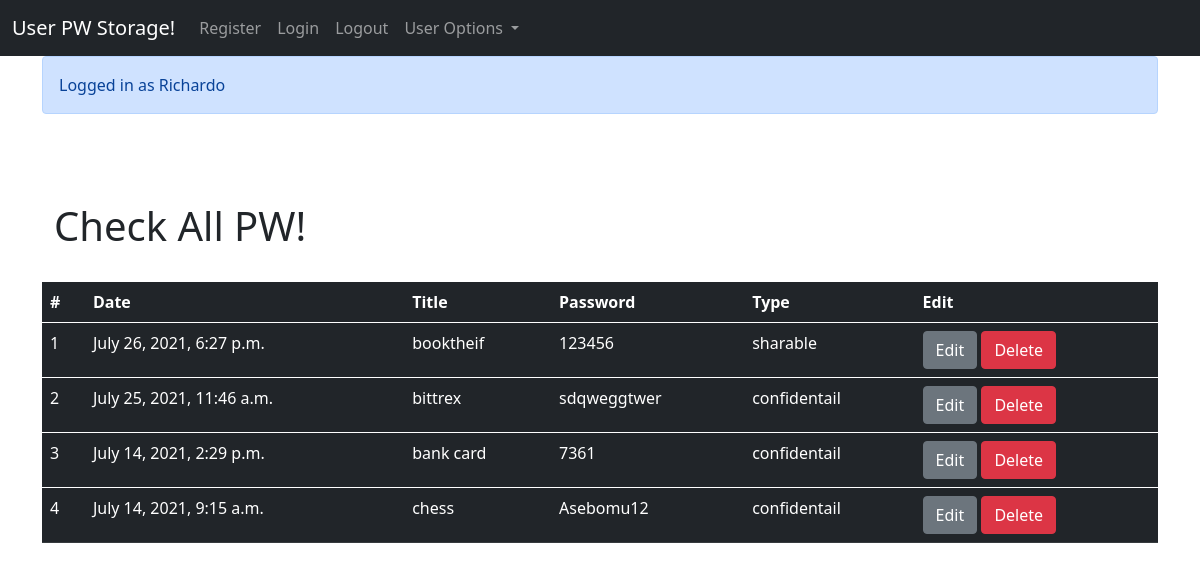
Page /all_pws/ (signed in) on the earlier database version.
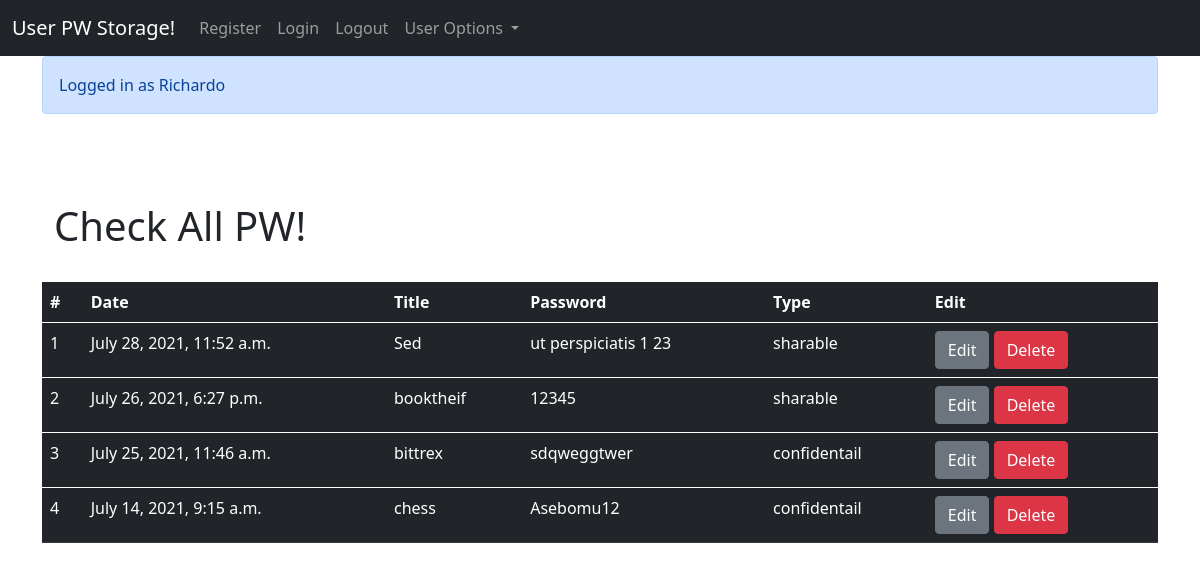
Same page on the later database version.
### pw_storage/models.py (models this page shows, shortened)
class User_pw(models.Model):
    PW_TYPES = [('confidentail', 'confidentail'),('sharable', 'sharable')]
    title = models.CharField(max_length=100)
    password = models.CharField(max_length=50)
    date = models.DateTimeField(auto_now_add=True)
    type = models.CharField(choices=PW_TYPES, max_length=12)
    user = models.ForeignKey(User, on_delete=models.PROTECT, null=False, blank=False)

### pw_storage/views.py (the view)
# urls.py: path('all_pws/', views.user_pw_all, name="all-page"),
@login_required(login_url=login_page)
def user_pw_all(request):
    if request.user.is_authenticated:
        messages.success(request, "Logged in as %s" % request.user)
    logged_in_user = request.user
    logged_in_user_pws = User_pw.objects.filter(user=logged_in_user).order_by('-date')
    if not logged_in_user_pws:
        message = 'Please create a password'
        return render(request, "pw_storage/user_password/user_pw_all.html", {'no_pws': message})
    return render(request, "pw_storage/user_password/user_pw_all.html", {'pws': logged_in_user_pws})

### pw_storage/templates/pw_storage/user_password/user_pw_all.html
{% extends 'pw_storage/base.html' %}
{% block content %}
{% if messages %}
<div class="alert alert-primary" role="alert" >
  {% for message in messages %}
     {{ message }}
    {% endfor %}
</div>
<br>
{% endif %}
<br>
<div class="jumbotron jumbotron-fluid">
  <div class="container">
    <br>
    <h1 class="display-7">Check All PW!</h1>
  </div>
</div>
<br>
{% if no_pws %}
<div class="jumbotron">
  <h1 class="display-4">No pws created yet</h1>
  <hr class="my-4">
  <p class="lead">{{ no_pws }}</p>
  <p class="lead">
    <a class="btn btn-primary btn-lg" href="{% url 'add-page' %}" role="button">Learn more</a>
  </p>
</div>
{% else %}
<table class="table table-dark">
  <thead>
    <tr>
      <th scope="col">#</th>
      <th scope="col">Date</th>
      <th scope="col">Title</th>
      <th scope="col">Password</th>
      <th scope="col">Type</th>
      <th scope="col">Edit</th>
    </tr>
  </thead>
    {% for post in pws %}
    <tbody>
      <tr>
        <td>{{ forloop.counter }}</td>
        <td>{{ post.date }}</td>
        <td>{{ post.title }}</td>
        <td>{{ post.password }}</td>
        <td>{{ post.type }}</td>
        <td>
          <a class="btn btn-secondary" href="{% url 'edit' post.id %}">Edit</a>
          <a class="btn btn-danger" href="{% url 'delete' post.id %}">Delete</a>
        </td>
      </tr>
    </tbody>
    {% endfor %}
</table>
{% endif %}
{% endblock %}

### pw_storage/templates/pw_storage/base.html (shortened to what this page needs)
<!doctype html>
<html lang="en">
  <head>
    <link href="https://cdn.jsdelivr.net/npm/bootstrap@5.0.0-beta3/dist/css/bootstrap.min.css" rel="stylesheet">
  </head>
  <body>
    <nav class="navbar navbar-expand-lg navbar navbar-dark bg-dark">
  <div class="container-fluid">
    <a class="navbar-brand" href="#">User PW Storage!</a>
    <div class="collapse navbar-collapse" id="navbarNavDropdown">
      <ul class="navbar-nav">
        <li class="nav-item">
          <a class="nav-link" href="{% url 'register-page' %}">Register</a>
        </li>
        <li class="nav-item">
          <a class="nav-link" href="{% url 'login-page' %}">Login</a>
        </li>
        <li class="nav-item">
          <a class="nav-link" href="{% url 'logged_out-page' %}">Logout</a>
        </li>
        <li class="nav-item dropdown">
          <a class="nav-link dropdown-toggle" href="#" id="navbarDropdownMenuLink" role="button" data-bs-toggle="dropdown" aria-expanded="false">
            User Options
          </a>
        </li>
      </ul>
    </div>
  </div>
</nav>
<div class="container">
  {% block content %}
  {% endblock %}
</div>
  </body>
</html>

Differences in the rows shown:
removed User_pw: date "July 14, 2021, 2:29 p.m.", title "bank card", password "7361", type "confidentail"
added User_pw: date "July 28, 2021, 11:52 a.m.", title "Sed", password "ut perspiciatis 1 23", type "sharable"
changed User_pw "July 26, 2021, 6:27 p.m.": password "123456" → "12345"
